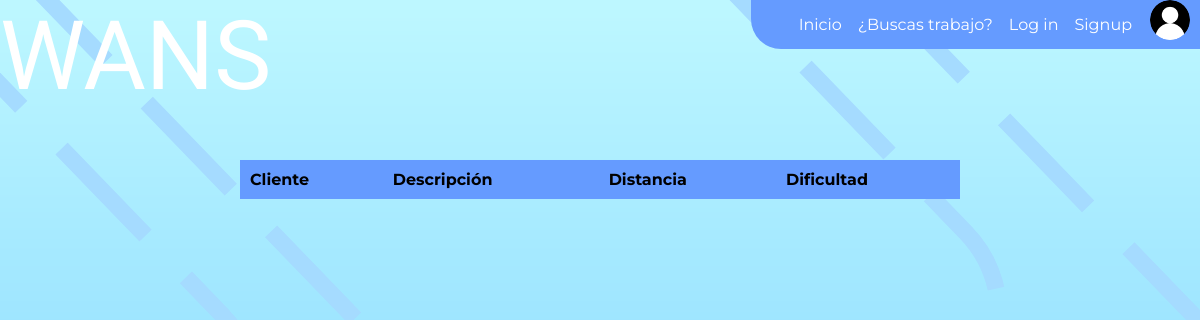
Before: /trabajos/ with the older database file.
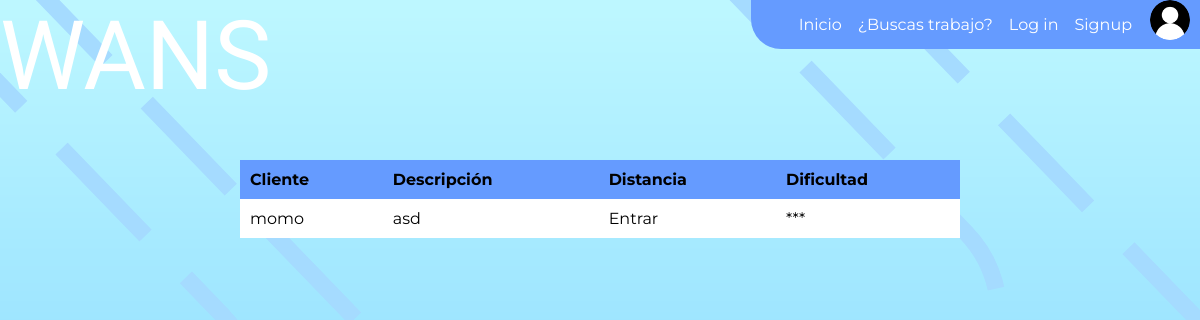
After: the same page with the newer database file.
### wans/models.py (models this page shows, shortened)
class Pedido(models.Model):
    usuario = models.ForeignKey("auth.User", on_delete=models.CASCADE, null=True)
    presentacion = models.CharField(max_length=100)
    ubicacion = models.CharField(max_length=100)
    latitud = models.FloatField(default=0.0)
    longitud = models.FloatField(default=0.0)
    dificultad = models.CharField(max_length=6)

### wans/views.py (the view)
# urls.py: path('trabajos/', views.trabajos, name='trabajos'),
def trabajos(request):
    pedidos = Pedido.objects.all()
    return render(request, 'wans/lista.html', {'pedidos': pedidos})

### wans/templates/wans/lista.html (shortened to what this page needs)
{% extends 'wans/nav_base.html' %}
{% load static %}
{% block content %}
    <table>
        <thead>
            <tr class="header">
                <td>Cliente</td>
                <td>Descripción</td>
                <td>Distancia</td>
                <td>Dificultad</td>
            </tr>
        </thead>
        {% for p in pedidos %}
            <tr data-href="{% url 'pedido_detalle' pk=p.id %}">
                <td>{{ p.usuario }}</td>
                <td>{{ p.presentacion }}</td>
                <td class="distancia">Entrar</td>
                <td>{{ p.dificultad }}</td>
            </tr>
        {% endfor %}
    </table>
{% endblock %}

Changed rows visible on the page:
added Pedido: usuario "momo", presentacion "asd", dificultad "***"
